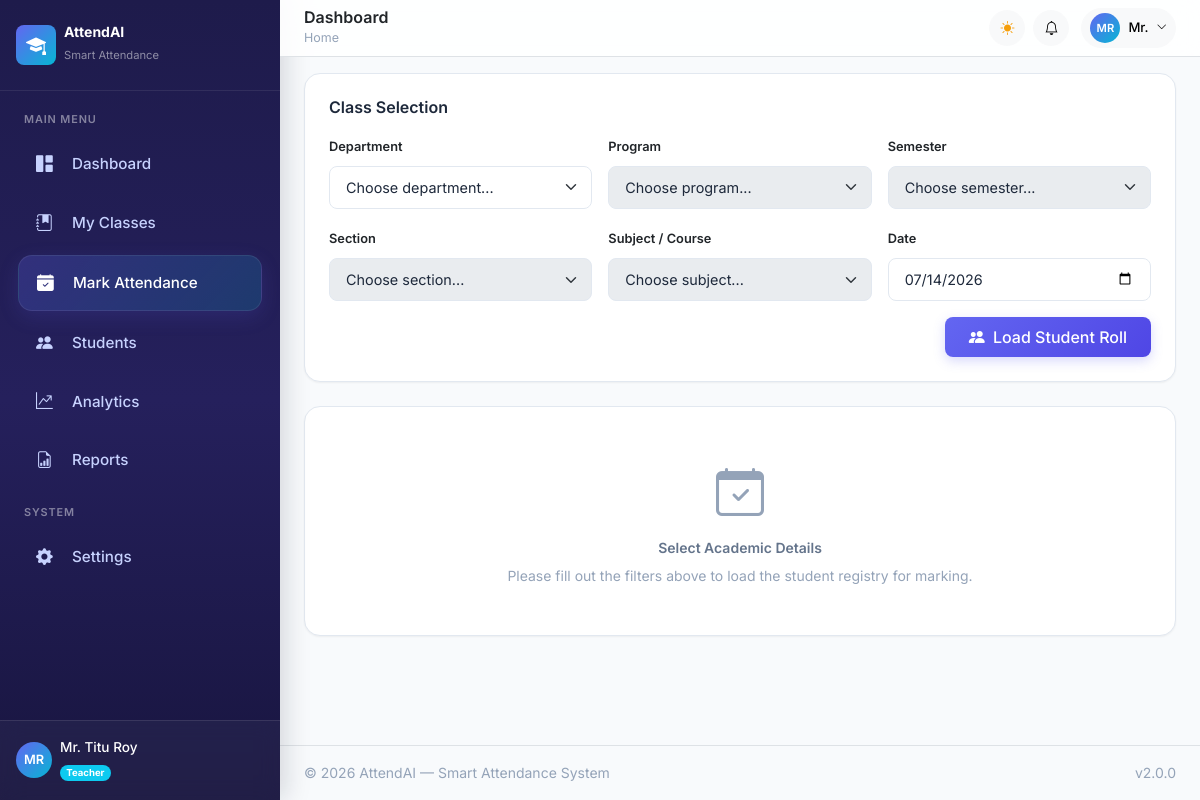
/attendance/mark (signed in), run on the app's committed database.
### app/models/user.py (models this page shows, shortened)
class User(UserMixin, db.Model):
    __tablename__ = 'users'
    id = db.Column(db.Integer, primary_key=True)
    email = db.Column(db.String(120), unique=True, nullable=False, index=True)
    password_hash = db.Column(db.String(256), nullable=False)
    full_name = db.Column(db.String(100), nullable=False)
    phone = db.Column(db.String(20), nullable=True)
    avatar = db.Column(db.String(255), nullable=True)
    role = db.Column(db.String(20), nullable=False, default='teacher') # 'admin', 'teacher', 'student'
    is_active = db.Column(db.Boolean, default=True, nullable=False)
    created_at = db.Column(db.DateTime, default=datetime.utcnow, nullable=False)
    last_login = db.Column(db.DateTime, nullable=True)
    theme_preference = db.Column(db.String(10), default='light', nullable=False)

### app/blueprints/attendance.py (the view)
@attendance_bp.route('/mark')
@login_required
def mark():
    if current_user.role not in ['teacher', 'admin']:
        flash(
            'You are not authorized to access attendance.',
            'danger'
        )
        return redirect(url_for('index'))
    departments = Department.query.filter_by(
        is_active=True
    ).all()
    return render_template(
        'attendance/mark.html',
        departments=departments
    )

### app/templates/attendance/mark.html (shortened to what this page needs)
{% extends "base.html" %}
{% block content %}
<div class="card p-4 mb-4">
    <h5 class="fw-semibold mb-3">Class Selection</h5>
    <form id="attendanceSelectForm">
        <div class="row g-3">
            <div class="col-md-4">
                <label for="deptSelect" class="form-label font-sans" style="font-size:0.8rem; font-weight:600;">Department</label>
                <select class="form-select" id="deptSelect" required>
                    <option value="">Choose department...</option>
                </select>
            </div>
            <div class="col-md-4">
                <label for="programSelect" class="form-label" style="font-size:0.8rem; font-weight:600;">Program</label>
                <select class="form-select" id="programSelect" disabled required>
                    <option value="">Choose program...</option>
                </select>
            </div>
            <div class="col-md-4">
                <label for="semSelect" class="form-label" style="font-size:0.8rem; font-weight:600;">Semester</label>
                <select class="form-select" id="semSelect" disabled required>
                    <option value="">Choose semester...</option>
                </select>
            </div>
            <div class="col-md-4">
                <label for="sectionSelect" class="form-label" style="font-size:0.8rem; font-weight:600;">Section</label>
                <select class="form-select" id="sectionSelect" disabled required>
                    <option value="">Choose section...</option>
                </select>
            </div>
            <div class="col-md-4">
                <label for="subjectSelect" class="form-label" style="font-size:0.8rem; font-weight:600;">Subject / Course</label>
                <select class="form-select" id="subjectSelect" disabled required>
                    <option value="">Choose subject...</option>
                </select>
            </div>
            <div class="col-md-4">
                <label for="dateInput" class="form-label" style="font-size:0.8rem; font-weight:600;">Date</label>
                <input type="date" class="form-control" id="dateInput" value="{{ now.strftime('%Y-%m-%d') }}" required>
            </div>
        </div>
        <div class="d-flex justify-content-end mt-3">
            <button type="submit" class="btn btn-primary-gradient px-4 py-2" id="loadStudentsBtn">
                <i class="bi bi-people-fill me-1"></i> Load Student Roll
            </button>
        </div>
    </form>
</div>
<div class="card p-5 text-center" id="selectPromptState">
    <i class="bi bi-calendar-check text-muted mb-2" style="font-size: 3rem;"></i>
    <h6 class="fw-semibold text-secondary">Select Academic Details</h6>
    <p class="text-muted small mb-0">Please fill out the filters above to load the student registry for marking.</p>
</div>
{% endblock %}

### app/templates/components/sidebar.html (shortened to what this page needs)
<aside class="app-sidebar" id="appSidebar">
    <div class="sidebar-brand d-flex align-items-center gap-2 px-3 py-4">
        <div class="brand-icon d-flex align-items-center justify-content-center rounded-3" style="width:40px;height:40px;background:linear-gradient(135deg,#6366f1,#06b6d4);">
            <i class="bi bi-mortarboard-fill text-white fs-5"></i>
        </div>
        <div class="brand-text">
            <h6 class="mb-0 text-white fw-bold">AttendAI</h6>
            <small class="text-white-50" style="font-size:0.7rem;">Smart Attendance</small>
        </div>
    </div>
    <nav class="sidebar-nav flex-grow-1 px-2 py-2">
        <div class="nav-section">
            <span class="nav-section-label text-uppercase text-white-50 px-3 mb-2 d-block" style="font-size:0.65rem;letter-spacing:0.08em;">Main Menu</span>
            {% if current_user.role == 'admin' %}
            <a href="{{ url_for('admin.dashboard') }}" class="sidebar-link {{ 'active' if request.endpoint == 'admin.dashboard' }}">
                <i class="bi bi-grid-1x2-fill"></i><span>Dashboard</span>
            </a>
            <a href="{{ url_for('admin.departments') }}" class="sidebar-link {{ 'active' if request.endpoint == 'admin.departments' }}">
                <i class="bi bi-building"></i><span>Departments</span>
            </a>
            <a href="{{ url_for('admin.programs') }}" class="sidebar-link {{ 'active' if request.endpoint == 'admin.programs' }}">
                <i class="bi bi-journal-bookmark-fill"></i><span>Programs</span>
            </a>
            <a href="{{ url_for('admin.semesters') }}"
                class="sidebar-link {{ 'active' if request.endpoint == 'admin.semesters' }}">
                <i class="bi bi-calendar3"></i>
                <span>Semesters</span>
            </a>
            <a href="{{ url_for('admin.sections') }}"
                class="sidebar-link {{ 'active' if request.endpoint == 'admin.sections' }}">
                <i class="bi bi-grid-3x3-gap-fill"></i>
                <span>Sections</span>
            </a>
            <a href="{{ url_for('admin.subjects') }}" class="sidebar-link {{ 'active' if request.endpoint == 'admin.subjects' }}">
                <i class="bi bi-book-half"></i><span>Subjects</span>
            </a>
            <a href="{{ url_for('admin.assignments') }}"class="sidebar-link {{ 'active' if request.endpoint == 'admin.assignments' }}">
                <i class="bi bi-diagram-3-fill"></i>
                <span>Assignments</span>
            </a>
            <a href="{{ url_for('admin.teachers') }}" class="sidebar-link {{ 'active' if request.endpoint == 'admin.teachers' }}">
                <i class="bi bi-person-workspace"></i><span>Teachers</span>
            </a>
            </a>
            <a href="{{ url_for('analytics.dashboard') }}" class="sidebar-link {{ 'active' if request.endpoint == 'analytics.dashboard' }}">
                <i class="bi bi-graph-up-arrow"></i><span>Analytics</span>
            </a>
            <a href="{{ url_for('reports.index') }}" class="sidebar-link {{ 'active' if request.endpoint == 'reports.index' }}">
                <i class="bi bi-file-earmark-bar-graph"></i><span>Reports</span>
            </a>
            <span class="nav-section-label text-uppercase text-white-50 px-3 mt-3 mb-2 d-block" style="font-size:0.65rem;letter-spacing:0.08em;">System</span>
            <a href="{{ url_for('admin.bulk_import') }}" class="sidebar-link {{ 'active' if request.endpoint == 'admin.bulk_import' }}">
                <i class="bi bi-cloud-upload-fill"></i><span>Bulk Import</span>
            </a>
            <a href="{{ url_for('settings.index') }}" class="sidebar-link {{ 'active' if request.endpoint == 'settings.index' }}">
                <i class="bi bi-gear-fill"></i><span>Settings</span>
            </a>
            {% elif current_user.role == 'teacher' %}
            <a href="{{ url_for('teacher.dashboard') }}" class="sidebar-link {{ 'active' if request.endpoint == 'teacher.dashboard' }}">
                <i class="bi bi-grid-1x2-fill"></i><span>Dashboard</span>
            </a>
            <a href="{{ url_for('teacher.classes') }}" class="sidebar-link {{ 'active' if request.endpoint == 'teacher.classes' }}">
                <i class="bi bi-journal-bookmark-fill"></i><span>My Classes</span>
            </a>
            <a href="{{ url_for('attendance.mark') }}" class="sidebar-link {{ 'active' if request.endpoint == 'attendance.mark' }}">
                <i class="bi bi-calendar-check-fill"></i><span>Mark Attendance</span>
            </a>
            <a href="{{ url_for('students.list') }}" class="sidebar-link {{ 'active' if request.endpoint == 'students.list' }}">
                <i class="bi bi-people-fill"></i><span>Students</span>
            </a>
            <a href="{{ url_for('analytics.dashboard') }}" class="sidebar-link {{ 'active' if request.endpoint == 'analytics.dashboard' }}">
                <i class="bi bi-graph-up-arrow"></i><span>Analytics</span>
            </a>
            <a href="{{ url_for('reports.index') }}" class="sidebar-link {{ 'active' if request.endpoint == 'reports.index' }}">
                <i class="bi bi-file-earmark-bar-graph"></i><span>Reports</span>
            </a>
            <span class="nav-section-label text-uppercase text-white-50 px-3 mt-3 mb-2 d-block" style="font-size:0.65rem;letter-spacing:0.08em;">System</span>
            <a href="{{ url_for('settings.index') }}" class="sidebar-link {{ 'active' if request.endpoint == 'settings.index' }}">
                <i class="bi bi-gear-fill"></i><span>Settings</span>
            </a>
            {% endif %}
        </div>
    </nav>
    <div class="sidebar-user px-3 py-3 border-top border-white border-opacity-10">
        <div class="d-flex align-items-center gap-2">
            <div class="user-avatar d-flex align-items-center justify-content-center rounded-circle flex-shrink-0" style="width:36px;height:36px;background:linear-gradient(135deg,#6366f1,#06b6d4);font-size:0.8rem;font-weight:600;color:#fff;">
                {{ current_user.full_name[:2]|upper if current_user.full_name else 'U' }}
            </div>
            <div class="overflow-hidden">
                <div class="text-white text-truncate fw-medium" style="font-size:0.85rem;">{{ current_user.full_name or 'User' }}</div>
                <span class="badge rounded-pill {% if current_user.role == 'admin' %}bg-primary{% elif current_user.role == 'teacher' %}bg-info{% else %}bg-success{% endif %}" style="font-size:0.6rem;">
                    {{ current_user.role|capitalize }}
                </span>
            </div>
        </div>
    </div>
</aside>

### app/templates/components/navbar.html (shortened to what this page needs)
<header class="app-navbar sticky-top bg-white border-bottom px-4 py-2 d-flex align-items-center justify-content-between" style="z-index:1020;backdrop-filter:blur(12px);background:rgba(255,255,255,0.85)!important;">
    <div class="d-flex align-items-center gap-3">
        <div>
            <h5 class="mb-0 fw-semibold text-dark">{% block page_title %}Dashboard{% endblock %}</h5>
            <nav aria-label="breadcrumb" class="d-none d-md-block">
                <ol class="breadcrumb mb-0" style="font-size:0.78rem;">
                    <li class="breadcrumb-item"><a href="#" class="text-decoration-none text-muted">Home</a></li>
                </ol>
            </nav>
        </div>
    </div>
    <div class="d-flex align-items-center gap-2">
        <button class="btn btn-light btn-sm rounded-circle d-flex align-items-center justify-content-center" style="width:36px;height:36px;" onclick="toggleTheme()" id="themeToggleBtn" aria-label="Toggle theme">
            <i class="bi bi-sun-fill text-warning" id="themeIcon"></i>
        </button>
        <div class="dropdown">
            <button class="btn btn-light btn-sm rounded-circle d-flex align-items-center justify-content-center position-relative" style="width:36px;height:36px;" data-bs-toggle="dropdown" data-bs-auto-close="outside" aria-expanded="false" aria-label="Notifications">
                <i class="bi bi-bell"></i>
            </button>
        </div>
        <div class="dropdown ms-1">
            <button class="btn btn-light btn-sm rounded-pill d-flex align-items-center gap-2 px-2 py-1" data-bs-toggle="dropdown" aria-expanded="false">
                <div class="d-flex align-items-center justify-content-center rounded-circle" style="width:30px;height:30px;background:linear-gradient(135deg,#6366f1,#06b6d4);font-size:0.7rem;font-weight:600;color:#fff;">
                    {{ current_user.full_name[:2]|upper if current_user.full_name else 'U' }}
                </div>
                <span class="d-none d-md-inline fw-medium" style="font-size:0.82rem;">{{ current_user.full_name.split(' ')[0] if current_user.full_name else 'User' }}</span>
                <i class="bi bi-chevron-down" style="font-size:0.65rem;"></i>
            </button>
        </div>
    </div>
</header>

### data on the page
User: full_name "MR", full_name "Mr. Titu Roy", role "Teacher", full_name "Mr."
